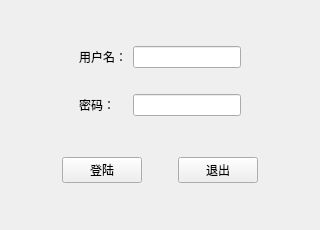
<?xml version="1.0" encoding="UTF-8"?>
<ui version="4.0">
 <class>Widget</class>
 <widget class="QWidget" name="Widget">
  <property name="geometry">
   <rect>
    <x>0</x>
    <y>0</y>
    <width>320</width>
    <height>230</height>
   </rect>
  </property>
  <property name="minimumSize">
   <size>
    <width>320</width>
    <height>230</height>
   </size>
  </property>
  <property name="maximumSize">
   <size>
    <width>320</width>
    <height>230</height>
   </size>
  </property>
  <property name="windowTitle">
   <string>登陆窗口</string>
  </property>
  <layout class="QVBoxLayout" name="verticalLayout_2">
   <item>
    <widget class="QWidget" name="widget" native="true">
     <property name="sizePolicy">
      <sizepolicy hsizetype="Preferred" vsizetype="Fixed">
       <horstretch>0</horstretch>
       <verstretch>0</verstretch>
      </sizepolicy>
     </property>
     <layout class="QGridLayout" name="gridLayout">
      <property name="leftMargin">
       <number>0</number>
      </property>
      <property name="topMargin">
       <number>0</number>
      </property>
      <property name="rightMargin">
       <number>0</number>
      </property>
      <property name="bottomMargin">
       <number>0</number>
      </property>
      <item row="0" column="3">
       <spacer name="horizontalSpacer_5">
        <property name="orientation">
         <enum>Qt::Horizontal</enum>
        </property>
        <property name="sizeHint" stdset="0">
         <size>
          <width>40</width>
          <height>20</height>
         </size>
        </property>
       </spacer>
      </item>
      <item row="2" column="1">
       <widget class="QLabel" name="label_2">
        <property name="text">
         <string>密码：</string>
        </property>
       </widget>
      </item>
      <item row="0" column="2">
       <widget class="QLineEdit" name="lineEdit"/>
      </item>
      <item row="0" column="1">
       <widget class="QLabel" name="label">
        <property name="text">
         <string>用户名：</string>
        </property>
       </widget>
      </item>
      <item row="2" column="2">
       <widget class="QLineEdit" name="lineEdit_2"/>
      </item>
      <item row="0" column="0">
       <spacer name="horizontalSpacer_4">
        <property name="orientation">
         <enum>Qt::Horizontal</enum>
        </property>
        <property name="sizeHint" stdset="0">
         <size>
          <width>40</width>
          <height>20</height>
         </size>
        </property>
       </spacer>
      </item>
      <item row="1" column="1">
       <spacer name="verticalSpacer">
        <property name="orientation">
         <enum>Qt::Vertical</enum>
        </property>
        <property name="sizeType">
         <enum>QSizePolicy::Fixed</enum>
        </property>
        <property name="sizeHint" stdset="0">
         <size>
          <width>20</width>
          <height>20</height>
         </size>
        </property>
       </spacer>
      </item>
     </layout>
    </widget>
   </item>
   <item>
    <widget class="QWidget" name="widget_3" native="true">
     <property name="sizePolicy">
      <sizepolicy hsizetype="Preferred" vsizetype="Fixed">
       <horstretch>0</horstretch>
       <verstretch>0</verstretch>
      </sizepolicy>
     </property>
     <layout class="QHBoxLayout" name="horizontalLayout_5">
      <property name="leftMargin">
       <number>0</number>
      </property>
      <property name="topMargin">
       <number>0</number>
      </property>
      <property name="rightMargin">
       <number>0</number>
      </property>
      <property name="bottomMargin">
       <number>0</number>
      </property>
      <item>
       <spacer name="horizontalSpacer">
        <property name="orientation">
         <enum>Qt::Horizontal</enum>
        </property>
        <property name="sizeHint" stdset="0">
         <size>
          <width>40</width>
          <height>20</height>
         </size>
        </property>
       </spacer>
      </item>
      <item>
       <widget class="QPushButton" name="pushButton">
        <property name="text">
         <string>登陆</string>
        </property>
       </widget>
      </item>
      <item>
       <spacer name="horizontalSpacer_3">
        <property name="orientation">
         <enum>Qt::Horizontal</enum>
        </property>
        <property name="sizeType">
         <enum>QSizePolicy::Fixed</enum>
        </property>
        <property name="sizeHint" stdset="0">
         <size>
          <width>30</width>
          <height>20</height>
         </size>
        </property>
       </spacer>
      </item>
      <item>
       <widget class="QPushButton" name="pushButton_2">
        <property name="text">
         <string>退出</string>
        </property>
       </widget>
      </item>
      <item>
       <spacer name="horizontalSpacer_2">
        <property name="orientation">
         <enum>Qt::Horizontal</enum>
        </property>
        <property name="sizeHint" stdset="0">
         <size>
          <width>40</width>
          <height>20</height>
         </size>
        </property>
       </spacer>
      </item>
     </layout>
    </widget>
   </item>
  </layout>
 </widget>
 <layoutdefault spacing="6" margin="11"/>
 <resources/>
 <connections/>
</ui>
